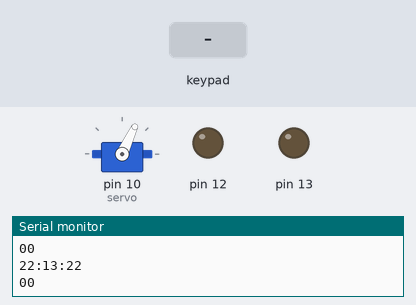
Recording of a sketch running on a simulated Arduino Uno, built for the host (arithmetic inside an expression is 32-bit, double 64-bit). Shown: servo, output pins drawn as LEDs (lit = HIGH), the last lines printed to the serial monitor. The test bench sets the inputs (shaded band). The local clock reads 2024-03-15 10:24:30 at power-on unless the sketch sets it.

Above: at 2.8 s.
2.9 s: key '*' pressed
At 4.1 s:
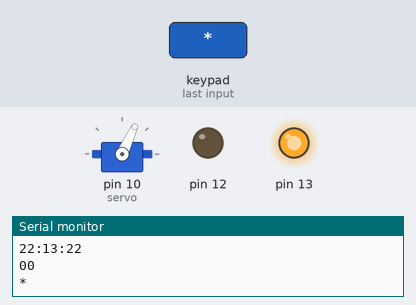
4.5 s: keypad keys 9 8 7 6 # pressed 1.433 s apart
At 14.2 s:
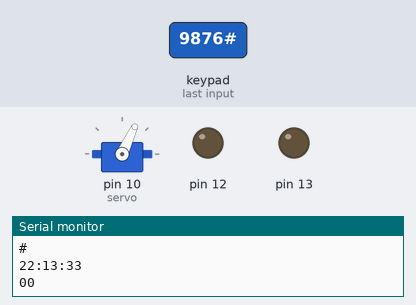
14.7 s: key '#' pressed
At 15.8 s:
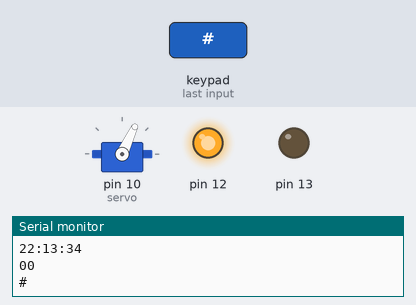
16.7 s: keypad keys 9 8 7 6 A pressed 1.433 s apart
At 25.9 s:
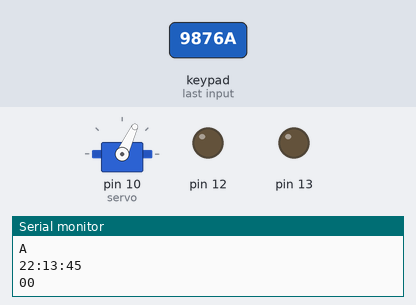
Timing chart, 0 to 27.4 s (numbered marks = the images above; inputs shaded):
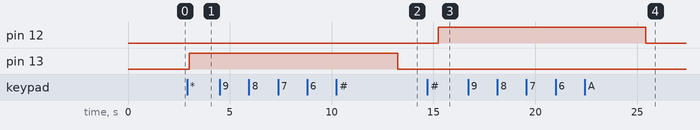

Measured:
- after the input at 2.9 s, pin 13: LOW → HIGH after 0.10 s
- after the input at 4.5 s, pin 13: HIGH → LOW after 8.7 s
- after the input at 14.7 s, pin 12: LOW → HIGH after 0.54 s
- after the input at 16.7 s, pin 12: HIGH → LOW after 8.7 s

The sketch:

Arduinno_switch.ino
```cpp
#include <RTClib.h>
RTC_DS3231 rtc;

#include <Keypad.h>
const int ROW_NUM = 4; //four rows
const int COLUMN_NUM = 4; //four columns
char keys[ROW_NUM][COLUMN_NUM] = {
  {'1','2','3', 'A'},
  {'4','5','6', 'B'},
  {'7','8','9', 'C'},
  {'*','0','#', 'D'}
};
byte pin_rows[ROW_NUM] = {9, 8, 7, 6}; //connect to the row pinouts of the keypad
byte pin_column[COLUMN_NUM] = {5, 4, 3, 2}; //connect to the column pinouts of the keypad
Keypad keypad = Keypad( makeKeymap(keys), pin_rows, pin_column, ROW_NUM, COLUMN_NUM );

#include <Servo.h>
Servo servo;  // create servo object to control a servo

int start[7]; //7th bit is for checking if initialized
int endt[7]; //7th bit is for checking if initialized
bool atpos;

void setup() {
  // put your setup code here, to run once:
  Serial.begin(9600);
  atpos=0;
  // SETUP RTC MODULE
  if (! rtc.begin()) {
    Serial.println("Couldn't find RTC");
    Serial.flush();
    while (1);
  }

  // automatically sets the RTC to the date & time on PC this sketch was compiled
  rtc.adjust(DateTime(F(__DATE__), F(__TIME__)));

  // manually sets the RTC with an explicit date & time, for example to set
  // January 21, 2021 at 3am you would call:
  // rtc.adjust(DateTime(2021, 1, 21, 3, 0, 0));


  servo.attach(10);  // attaches the servo on pin 10 to the servo object
  servo.write(65);   // set servo initial position to 65 degrees

  start[6]=0;
  start[7]=0;

  pinMode(12, OUTPUT);
  pinMode(13,OUTPUT);
}

char daysOfTheWeek[7][12] = {
  "Sunday",
  "Monday",
  "Tuesday",
  "Wednesday",
  "Thursday",
  "Friday",
  "Saturday"
};

long st;
long et;
long nt;


char getKeychar(){
  unsigned long int time;
  time=millis();
  while(millis()-time<3000){
    char key=keypad.getKey();
    if(key){
      Serial.println(key);
      return key;
    }
  }
  return 'D';
}

void loop() {
  // put your main code here, to run repeatedly:

  char key = keypad.getKey();
  if (key=='#'){
    Serial.print("#");
    digitalWrite(12,HIGH);
    delay(1000);
    start[0] = getKeychar()-48;
    start[1] = getKeychar()-48;
    start[2] = getKeychar()-48;
    start[3] = getKeychar()-48;
    start[4] = getKeychar()-48;
    start[5] = getKeychar()-48;
    start[6] = 1;
    for(int i=0;i<=5;i++){
      if(start[i]>=9){
        start[6]=0;
      }
    }
    digitalWrite(12,LOW);
  }
  if (key=='*'){
    Serial.print("*");
    digitalWrite(13,HIGH);
    endt[0] = getKeychar()-48;
    endt[1] = getKeychar()-48;
    endt[2] = getKeychar()-48;
    endt[3] = getKeychar()-48;
    endt[4] = getKeychar()-48;
    endt[5] = getKeychar()-48;
    endt[6] = 1;
    for(int i=0;i<=5;i++){
      if(endt[i]>=9){
        endt[6]=0;
      }
    }
    digitalWrite(13,LOW);
  }
  DateTime now = rtc.now();
  Serial.print(now.hour(), DEC);
  Serial.print(':');
  Serial.print(now.minute(), DEC);
  Serial.print(':');
  Serial.println(now.second(), DEC);
  Serial.print(start[6]);
  Serial.println(endt[6]);
  delay(1000);
  //unit8_t if the data type for date time
  if(start[6]==1 && endt[6]==1){ //work only if start and end time has been initialized
    //st is end time
    st=0;
    for(int i=0;i<6;i++){
      st=st*10+start[i];
    }
    //et is endtime
    et=0;
    for(int i=0;i<6;i++){
      et=et*10 +endt[i];
    }
    //nt is present time
    nt=(long)now.hour();
    nt=nt*100+(long)now.minute();
    nt=nt*100+(long)now.second();
    Serial.println(st);
    Serial.println(et);
    Serial.println(nt);
    //st,et and nt are used for time comparison
    if(nt>=st && nt<=et){
      Serial.print("I was here");
      if(atpos==0){
        for (int pos = 65; pos <= 120; pos += 1) {  // rotate slowly from 65 degrees to 120 degrees, one by one degree
          servo.write(pos);  // control servo to go to position in variable 'pos'
          delay(10);         // waits 10ms for the servo to reach the position
        }
        atpos=1;
      }
    }
    else{
      if(atpos==1){
        for (int pos = 120; pos >= 65; pos -= 1) {  // rotate slowly from 120 degrees to 65 degrees, one by one degree
          servo.write(pos);  // control servo to go to position in variable 'pos'
          delay(10);         // waits 10ms for the servo to reach the position
        }
        atpos=0;
      }
    }
  }
}
```
